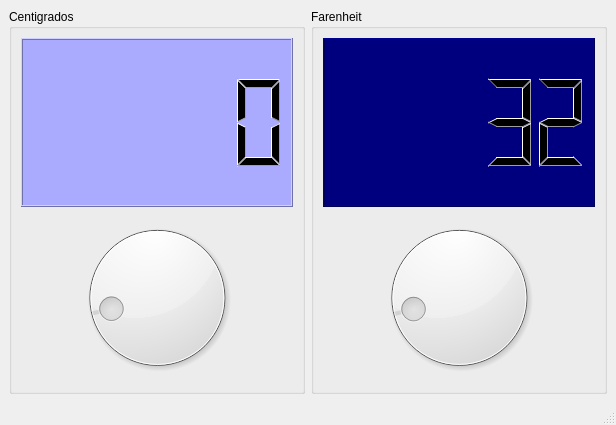
<?xml version="1.0" encoding="UTF-8"?>
<ui version="4.0">
 <class>MainWindow</class>
 <widget class="QMainWindow" name="MainWindow">
  <property name="geometry">
   <rect>
    <x>0</x>
    <y>0</y>
    <width>616</width>
    <height>425</height>
   </rect>
  </property>
  <property name="windowTitle">
   <string>MainWindow</string>
  </property>
  <property name="windowIcon">
   <iconset resource="recursos.qrc">
    <normaloff>:/Recursos/celsius.png</normaloff>:/Recursos/celsius.png</iconset>
  </property>
  <widget class="QWidget" name="centralwidget">
   <layout class="QHBoxLayout" name="horizontalLayout">
    <item>
     <widget class="QGroupBox" name="groupBox">
      <property name="title">
       <string>Centigrados</string>
      </property>
      <layout class="QVBoxLayout" name="verticalLayout">
       <item>
        <widget class="QLCDNumber" name="outCent">
         <property name="styleSheet">
          <string notr="true">background-color: rgb(170, 170, 255);</string>
         </property>
        </widget>
       </item>
       <item>
        <widget class="QDial" name="inCent">
         <property name="minimum">
          <number>-18</number>
         </property>
         <property name="maximum">
          <number>99</number>
         </property>
        </widget>
       </item>
      </layout>
     </widget>
    </item>
    <item>
     <widget class="QGroupBox" name="groupBox_2">
      <property name="title">
       <string>Farenheit</string>
      </property>
      <layout class="QVBoxLayout" name="verticalLayout_2">
       <item>
        <widget class="QLCDNumber" name="outFar">
         <property name="styleSheet">
          <string notr="true">background-color: rgb(0, 0, 127);</string>
         </property>
         <property name="value" stdset="0">
          <double>32.000000000000000</double>
         </property>
        </widget>
       </item>
       <item>
        <widget class="QDial" name="inFar">
         <property name="maximum">
          <number>210</number>
         </property>
         <property name="value">
          <number>32</number>
         </property>
        </widget>
       </item>
      </layout>
     </widget>
    </item>
   </layout>
  </widget>
  <widget class="QMenuBar" name="menubar">
   <property name="geometry">
    <rect>
     <x>0</x>
     <y>0</y>
     <width>616</width>
     <height>26</height>
    </rect>
   </property>
  </widget>
  <widget class="QStatusBar" name="statusbar"/>
 </widget>
 <resources>
  <include location="recursos.qrc"/>
 </resources>
 <connections>
  <connection>
   <sender>inCent</sender>
   <signal>valueChanged(int)</signal>
   <receiver>outCent</receiver>
   <slot>display(int)</slot>
   <hints>
    <hint type="sourcelabel">
     <x>157</x>
     <y>300</y>
    </hint>
    <hint type="destinationlabel">
     <x>157</x>
     <y>141</y>
    </hint>
   </hints>
  </connection>
  <connection>
   <sender>inFar</sender>
   <signal>valueChanged(int)</signal>
   <receiver>outFar</receiver>
   <slot>display(int)</slot>
   <hints>
    <hint type="sourcelabel">
     <x>458</x>
     <y>300</y>
    </hint>
    <hint type="destinationlabel">
     <x>458</x>
     <y>141</y>
    </hint>
   </hints>
  </connection>
 </connections>
</ui>
